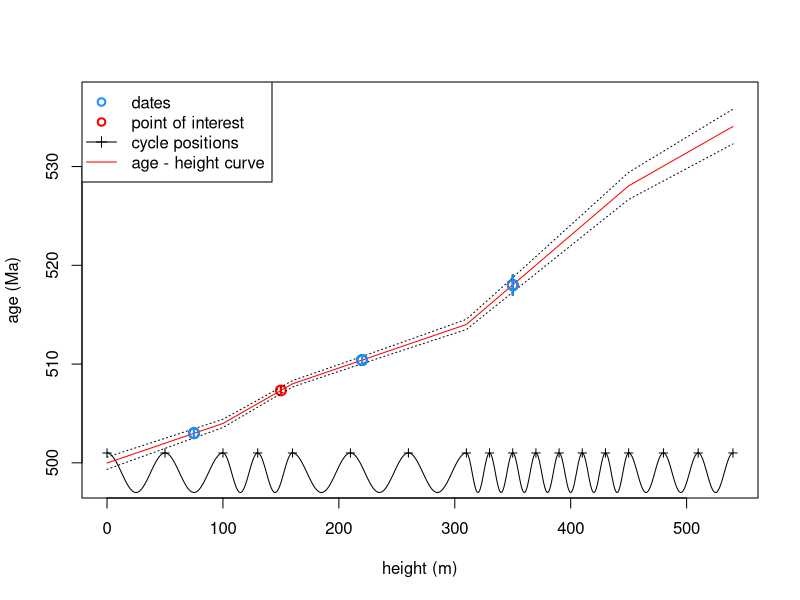

Here is the R script that generated this plot:
### Age Depth model with cycles and dates
## 07/09/2022
## K Eichenseer

##
## Create test data
##
cycle_pos <- cumsum(c(0,50,50,30,30,50,50,50,20,20,20,20,20,20,20,30,30,30))
delta_known <- 2
alpha_known <- 500

dates <- data.frame(
  height = c(cycle_pos[2]+0.5*diff(cycle_pos)[2],
             cycle_pos[6]+0.2*diff(cycle_pos)[6],
             cycle_pos[10]+0*diff(cycle_pos)[10]),
  mean = c(alpha_known+(2.5-1)*delta_known,
           alpha_known+(6.2-1)*delta_known,
           alpha_known+(10-1)*delta_known),
  sd = c(0.25,0.25,0.5))

points_of_interest <- 150

##
## Plot test data
##
plot(0,0,type = "n", xlim = range(cycle_pos),
     ylim = c(498,500+delta_known*length(cycle_pos)+1),
     xlab = "height (m)", ylab = "age (Ma)")
points(dates$height,dates$mean, lwd = 2, cex = 1.3)
sapply(seq_len(nrow(dates)), function(x) points(rep(dates$height[x],2),
       dates$mean[x]+dates$sd[x]*c(-2,2), type = "l", lwd = 2))
#points(points_of_interest,rep(500,length(points_of_interest)),
#       pch = 8, col = "red", lwd = 1)
# cycles
for(i in 1:(length(cycle_pos)-1))
  points(seq(cycle_pos[i],cycle_pos[i+1],0.02),alpha_known-1+2*sin(
    (0.25*diff(cycle_pos)[i]+seq(0,diff(cycle_pos)[i],0.02))
    *2*pi/diff(cycle_pos)[i]),
    type = "l", col = "black")
points(cycle_pos,rep(501,length(cycle_pos)),pch = 3, cex = 0.8)

##
## define age model
##
age_model <- function(n_iter,dates,cycle_pos,
                      alpha_init = 500,
                      delta_init = 2,
                      alpha_step = 0.1,
                      delta_step = 0.025) {


  # calculate position of dates relative to cycles (height scale)
  # 0 would be at start of the first cycle
  n_dates <- nrow(dates)
  date_cycle_pos <- rep(NA_real_,n_dates)
  for(d in 1:n_dates) {
    c_ind <- max(which(cycle_pos<=dates$height[d]))
    date_cycle_pos[d] <-
    c_ind-1+(dates$height[d] - cycle_pos[c_ind]) / diff(cycle_pos)[c_ind]
  }

  # store alpha and delta
  alpha <- rep(NA_real_,n_iter)
  delta <- rep(NA_real_,n_iter)

  # intial values
  alpha[1] = alpha_init
  delta[1] = delta_init

  date_age_new <- rep(NA_real_,n_dates)
  for(d in seq_len(n_dates)) {
    date_age_new[d] <- alpha[1] + delta[1]*date_cycle_pos[d]
  }

  loglik_old <- sum(dnorm(date_age_new, dates$mean, dates$sd, log = T))

  for (i in 2:n_iter) {
    # propose new alphas and deltas
    alpha_new = rnorm(1,alpha[i-1],alpha_step)
    delta_new = rnorm(1,delta[i-1],delta_step)

    # calculate new date ages
    for(d in seq_len(n_dates)) {
      date_age_new[d] <- alpha_new + delta_new*date_cycle_pos[d]
    }

    # likelihood
    loglik_new <- sum(dnorm(date_age_new, dates$mean, dates$sd, log = T))

    # decide acceptance
    HR <- exp(loglik_new-loglik_old)
    accept <- runif(1)<HR
    if(accept) {
      alpha[i] <- alpha_new
      delta[i] <- delta_new
      loglik_old <- loglik_new
    } else {
      alpha[i] <- alpha[i-1]
      delta[i] <- delta[i-1]
    }
  }
  data.frame(alpha = alpha,
             delta = delta)
}

##
## test age model
##
n_iter = 25000
m1 <- age_model(n_iter = n_iter,dates = dates, cycle_pos = cycle_pos)

##
## Assess model output
##
assess_posterior = FALSE
if(assess_posterior) {
# assess chains
  par(mfrow = c(2,1), mar = c(4.25,4.25,1,1))
plot(m1$alpha)
plot(m1$delta)
# cross plot
par(mfrow = c(1,1))
plot(m1)
}

##
## function to calculate age of points of interest from the posterior
##
calc_age <- function(heights, cycle_pos, alpha, delta) {
  # calculate position of heights relative to cycles (height scale)
  # 0 would be at start of the first cycle
  heights_cycle_pos <- rep(NA_real_,length(heights))
  for(d in 1:length(heights)) {
    c_ind <- max(which(cycle_pos<=heights[d]))
    heights_cycle_pos[d] <-
      c_ind-1+(heights[d] - cycle_pos[c_ind]) / diff(cycle_pos)[c_ind]
    if(heights[d]==max(cycle_pos)) heights_cycle_pos[d] <- length(cycle_pos)-1

  }

  out <- matrix(nrow = length(alpha), ncol = length(heights))
  for(d in seq_len(length(heights))) {
    out[,d] <- alpha + delta*heights_cycle_pos[d]
  }

  # return output
  out
}

# add posterior age estimate of point of interest
burn_in <- 0.1*n_iter

pos1 <- calc_age(heights = points_of_interest,cycle_pos = cycle_pos, alpha = m1$alpha[burn_in:n_iter],
                 delta = m1$delta[burn_in:n_iter])
points(points_of_interest,apply(pos1,2,mean), col = "red", lwd = 2, pch = 1, cex = 1.3)
sapply(seq_len(length(points_of_interest)), function(x) points(
  rep(points_of_interest[x],2),
  apply(pos1,2,function(x) quantile(x, probs = c(0.025,0.975))),
  type = "l",lwd = 2, col = "red"))

# add overall posterior age - height line
points_of_interest <- seq(0,max(cycle_pos),1)
pos1 <- calc_age(heights = points_of_interest,cycle_pos = cycle_pos, alpha = m1$alpha[burn_in:n_iter],
                 delta = m1$delta[burn_in:n_iter])

points(points_of_interest,apply(pos1,2,mean), col = "red", type = "l")
points(points_of_interest,apply(pos1,2,function(x) quantile(x,probs=0.025)), type = "l", lty = 3)
points(points_of_interest,apply(pos1,2,function(x) quantile(x,probs=0.975)), type = "l", lty = 3)

points(dates$height,dates$mean, col = "dodgerblue", lwd = 2, pch = 1, cex = 1.3)
sapply(seq_len(nrow(dates)), function(x) points(
  rep(dates$height[x],2),dates$mean[x]+dates$sd[x]*c(-2,2),
  type = "l",col = "dodgerblue", lwd = 2))

legend("topleft", legend =
         c("dates", "point of interest", "cycle positions", "age - height curve"),
       pch = c(1,1,3,NA), lty = c(NA,NA,1,1), lwd = c(2,2,1,1),
       col = c("dodgerblue", "red", "black", "red"))
